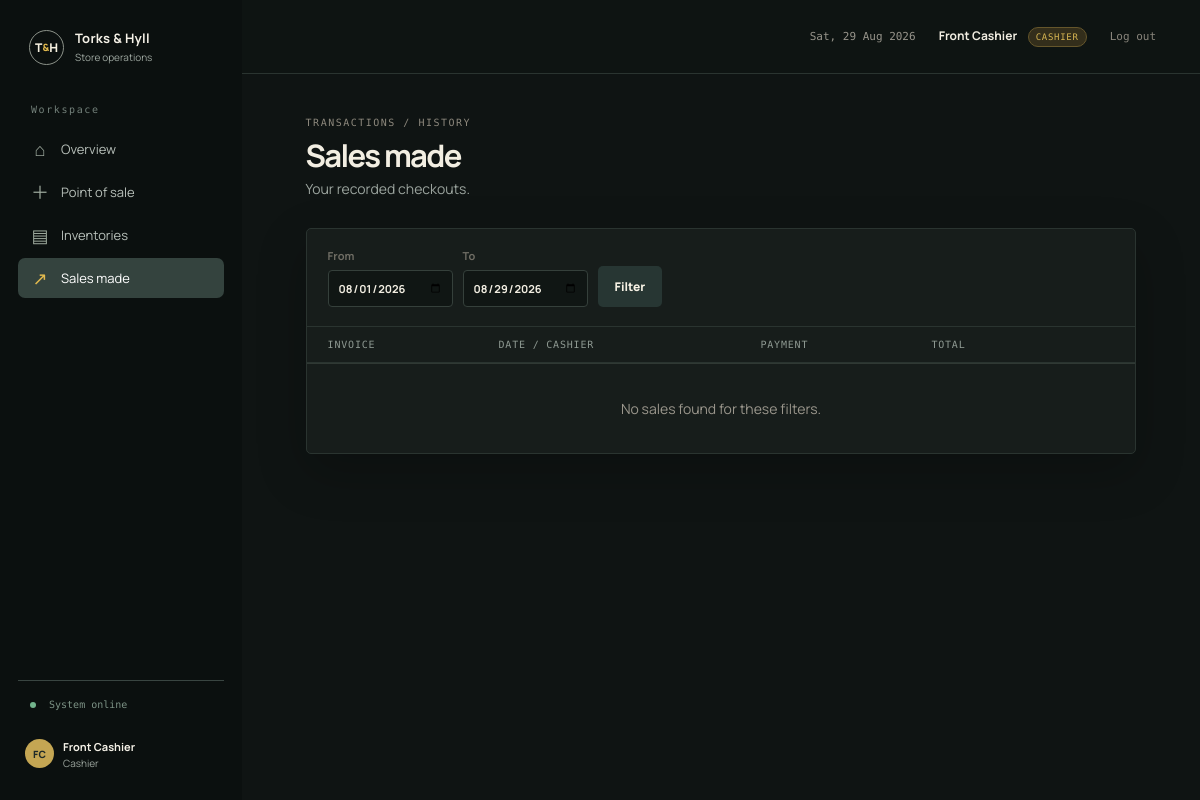
Screenshot of /index.php?page=sales (signed in) with the database file from the repository.
### tables this page shows
CREATE TABLE users (
  id INT UNSIGNED AUTO_INCREMENT PRIMARY KEY,
  employee_id VARCHAR(40) NOT NULL UNIQUE,
  first_name VARCHAR(80) NOT NULL,
  last_name VARCHAR(80) NOT NULL,
  email VARCHAR(160) NOT NULL UNIQUE,
  phone VARCHAR(40) NOT NULL DEFAULT '',
  password_hash VARCHAR(255) NOT NULL,
  role ENUM('manager','cashier') NOT NULL DEFAULT 'cashier',
  is_active TINYINT(1) NOT NULL DEFAULT 1,
  last_login_at DATETIME NULL,
  created_at TIMESTAMP NOT NULL DEFAULT CURRENT_TIMESTAMP
);

### app/auth.php (called while the page is built, shortened)
<?php
function current_user(): ?array
{
    static $loaded = false;
    static $user = null;
    if ($loaded) {
        return $user;
    }
    $loaded = true;
    $id = (int)($_SESSION['user_id'] ?? 0);
    if ($id > 0) {
        $stmt = db()->prepare('SELECT * FROM users WHERE id = ? AND is_active = 1');
        $stmt->execute([$id]);
        $user = $stmt->fetch() ?: null;
    }
    return $user;
}
function require_login(): void
{
    if (!current_user()) {
        redirect('login');
    }
}
function can(string $page): bool
{
    $user = current_user();
    return in_array($page, ['dashboard', 'inventory', 'sales', 'pos', 'receipt'], true);
}

### app/db.php (called while the page is built, shortened)
<?php
function db(): PDO
{
    static $pdo;
    if ($pdo instanceof PDO) {
        return $pdo;
    }
    $cfg = app_config('db');
    $dsn = sprintf(
        'mysql:host=%s;dbname=%s;charset=%s',
        $cfg['host'],
        $cfg['name'],
        $cfg['charset'] ?? 'utf8mb4'
    );
    $pdo = new PDO($dsn, $cfg['user'], $cfg['pass'], [
        PDO::ATTR_ERRMODE => PDO::ERRMODE_EXCEPTION,
        PDO::ATTR_DEFAULT_FETCH_MODE => PDO::FETCH_ASSOC,
        PDO::ATTR_EMULATE_PREPARES => false,
    ]);
    return $pdo;
}

### app/helpers.php (called while the page is built, shortened)
<?php
function e(mixed $value): string
{
    return htmlspecialchars((string)($value ?? ''), ENT_QUOTES, 'UTF-8');
}
function url(string $page = 'dashboard', array $params = []): string
{
    $query = array_merge(['page' => $page], $params);
    return 'index.php?' . http_build_query($query);
}

### app/layout.php (the view, shortened to what this page needs)
<?php
function render_header(string $title): void
{
    $user = current_user();
    $flashes = consume_flashes();
    ?>
    <!doctype html>
    <html lang="en">
    <head>
        <link rel="stylesheet" href="assets/css/app.css">
    </head>
    <body class="<?= $user ? 'app-shell' : 'auth-shell' ?>">
    <?php if ($user): ?>
        <aside class="sidebar">
            <a class="brand" href="<?= e(url('dashboard')) ?>">
                <span class="brand-mark">T<span>&</span>H</span>
                <span><strong>Torks & Hyll</strong><small>Store operations</small></span>
            </a>
            <nav class="nav">
                <div class="nav-label">Workspace</div>
                <?php
                $items = [
                    ['dashboard', 'Overview', '⌂'],
                    ['pos', 'Point of sale', '＋'],
                    ['inventory', 'Inventories', '▤'],
                    ['sales', 'Sales made', '↗'],
                ];
                foreach ($items as [$page, $label, $icon]):
                    ?>
                    <a class="<?= ($_GET['page'] ?? 'dashboard') === $page ? 'active' : '' ?>" href="<?= e(url($page)) ?>">
                        <span class="nav-icon"><?= e($icon) ?></span><?= e($label) ?>
                    </a>
                <?php endforeach; ?>
            </nav>
            <div class="sidebar-foot">
                <div class="status-dot"><i></i> System online</div>
                <a class="user-chip" href="<?= e(url('settings')) ?>">
                    <span class="avatar"><?= e(strtoupper(substr($user['first_name'], 0, 1) . substr($user['last_name'], 0, 1))) ?></span>
                    <span><strong><?= e($user['first_name'] . ' ' . $user['last_name']) ?></strong><small><?= e(ucfirst($user['role'])) ?></small></span>
                </a>
            </div>
        </aside>
        <main class="main">
            <header class="topbar">
                <div class="topbar-right">
                    <span class="date-label"><?= e(date('D, d M Y')) ?></span>
                    <a class="topbar-user" href="<?= e(url('settings')) ?>">
                        <?= e($user['first_name'] . ' ' . $user['last_name']) ?>
                        <span class="role-pill"><?= e(strtoupper($user['role'])) ?></span>
                    </a>
                    <a class="logout" href="<?= e(url('logout')) ?>">Log out</a>
                </div>
            </header>
            <div class="page">
    <?php else: ?>
        <?php foreach ($flashes as $flash): ?>
            <div class="toast toast-<?= e($flash['type']) ?> auth-toast"><?= e($flash['message']) ?></div>
        <?php endforeach; ?>
    <?php endif; ?>
    <?php
}
function render_footer(): void
{
    ?>
            </div>
        </main>
    </body>
    </html>
    <?php
}

### assets/css/app.css (style rules this page uses)
:root { --ink:#12120f;--muted:#77766e;--line:#e5e2d8;--paper:#f5f3ed;--panel:#fffefa;--gold:#e1b94e;--gold-deep:#ad8522;--red:#b94c42;--green:#3d845f;--navy:#1c2827;--shadow:0 16px 45px rgba(32,29,18,.06) }
* { box-sizing:border-box }
body { margin:0;background:var(--paper);color:var(--ink);font:14px Manrope,Arial,sans-serif }
a { color:inherit;text-decoration:none }
small { display:block;color:var(--muted);font-size:11px;line-height:1.6 }
.brand-mark { display:inline-flex;align-items:center;justify-content:center;width:35px;height:35px;border:1px solid #777669;border-radius:50%;font:800 12px Manrope }
.brand-mark span { color:var(--gold-deep);font-size:10px }
.app-shell { display:flex;min-height:100vh }
.sidebar { width:242px;position:fixed;inset:0 auto 0 0;display:flex;flex-direction:column;background:var(--navy);color:#f5f1e7;padding:29px 18px 20px }
.brand { display:flex;align-items:center;gap:11px;padding:0 11px 39px }
.brand strong { display:block;font-size:13px;letter-spacing:.02em }
.brand small { color:#9ea7a0;font-size:10px;margin-top:2px }
.sidebar .brand-mark { color:#f6f0df;border-color:#8c9289 }
.sidebar .brand-mark span { color:var(--gold) }
.nav { flex:1 }
.nav-label { color:#73807a;font:500 10px "DM Mono";letter-spacing:.16em;padding:0 13px 11px }
.nav a { display:flex;align-items:center;gap:12px;border-radius:7px;color:#b8c0ba;padding:11px 13px;margin:3px 0;font-size:13px;transition:.2s }
.nav a.active { background:#34433e;color:#fff }
.nav-icon { width:18px;color:#9eaa9e;text-align:center;font-size:18px;line-height:1 }
.nav a.active .nav-icon { color:var(--gold) }
.sidebar-foot { border-top:1px solid #394541;padding-top:18px }
.status-dot { color:#7d9386;font:10px "DM Mono";padding:0 12px 17px }
.status-dot i,.live-pill i { display:inline-block;width:6px;height:6px;background:#72b48c;border-radius:50%;margin-right:7px }
.user-chip { display:flex;align-items:center;gap:9px;padding:9px 7px;border-radius:7px }
.user-chip strong { font-size:11px }
.user-chip small { color:#9ea7a0;font-size:10px }
.avatar { display:grid;place-items:center;width:29px;height:29px;background:#c4a653;color:#1e2a28;border-radius:50%;font-size:10px;font-weight:800 }
.main { margin-left:242px;flex:1;min-width:0 }
.topbar { height:74px;border-bottom:1px solid var(--line);display:flex;align-items:center;justify-content:flex-end;padding:0 44px;background:rgba(245,243,237,.8) }
.topbar-right { display:flex;align-items:center;gap:23px }
.date-label { color:#97948b;font:11px "DM Mono" }
.topbar-user { font-size:12px;font-weight:700 }
.role-pill { display:inline-block;margin-left:8px;border:1px solid #d5c997;background:#f6eed3;color:#96762b;border-radius:20px;padding:4px 7px;font:500 9px "DM Mono";letter-spacing:.08em }
.logout { color:#88847b;font:11px "DM Mono" }
.page { padding:43px 5.3vw 70px;max-width:1450px }
:root { --paper:#0f1413;--panel:#171d1b;--ink:#f2eee2;--muted:#9ba49e;--line:#2a3430;--gold:#e1b94e;--gold-deep:#cba13a;--red:#d56b5e;--green:#6db98a;--navy:#0b100f;--shadow:0 18px 50px rgba(0,0,0,.22) }
body { background:var(--paper);color:var(--ink) }
.topbar { background:rgba(15,20,19,.92);border-color:var(--line) }
.role-pill,.count-badge { background:#332e1b;border-color:#65562b;color:#d6b552 }

### rows the page displays
users: first_name+last_name "FC", first_name+last_name "Front Cashier", role "Cashier", role "CASHIER"

### other values shown
$icon "⌂"
$label "Overview"
$icon "＋"
$label "Point of sale"
$icon "▤"
$label "Inventories"
$icon "↗"
$label "Sales made"
